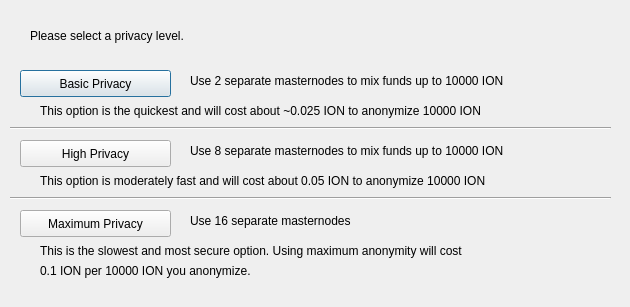
<?xml version="1.0" encoding="UTF-8"?>
<ui version="4.0">
 <class>ObfuscationConfig</class>
 <widget class="QDialog" name="ObfuscationConfig">
  <property name="geometry">
   <rect>
    <x>0</x>
    <y>0</y>
    <width>630</width>
    <height>307</height>
   </rect>
  </property>
  <property name="windowTitle">
   <string>Configure Obfuscation</string>
  </property>
  <widget class="QPushButton" name="buttonBasic">
   <property name="geometry">
    <rect>
     <x>20</x>
     <y>70</y>
     <width>151</width>
     <height>27</height>
    </rect>
   </property>
   <property name="text">
    <string>Basic Privacy</string>
   </property>
  </widget>
  <widget class="QPushButton" name="buttonHigh">
   <property name="geometry">
    <rect>
     <x>20</x>
     <y>140</y>
     <width>151</width>
     <height>27</height>
    </rect>
   </property>
   <property name="text">
    <string>High Privacy</string>
   </property>
  </widget>
  <widget class="QPushButton" name="buttonMax">
   <property name="geometry">
    <rect>
     <x>20</x>
     <y>210</y>
     <width>151</width>
     <height>27</height>
    </rect>
   </property>
   <property name="text">
    <string>Maximum Privacy</string>
   </property>
  </widget>
  <widget class="QLabel" name="label">
   <property name="geometry">
    <rect>
     <x>30</x>
     <y>20</y>
     <width>571</width>
     <height>31</height>
    </rect>
   </property>
   <property name="text">
    <string>Please select a privacy level.</string>
   </property>
  </widget>
  <widget class="QLabel" name="label_2">
   <property name="geometry">
    <rect>
     <x>190</x>
     <y>70</y>
     <width>421</width>
     <height>21</height>
    </rect>
   </property>
   <property name="text">
    <string>Use 2 separate masternodes to mix funds up to 10000 ION</string>
   </property>
  </widget>
  <widget class="QLabel" name="label_3">
   <property name="geometry">
    <rect>
     <x>190</x>
     <y>140</y>
     <width>411</width>
     <height>21</height>
    </rect>
   </property>
   <property name="text">
    <string>Use 8 separate masternodes to mix funds up to 10000 ION</string>
   </property>
  </widget>
  <widget class="QLabel" name="label_4">
   <property name="geometry">
    <rect>
     <x>190</x>
     <y>210</y>
     <width>421</width>
     <height>21</height>
    </rect>
   </property>
   <property name="text">
    <string>Use 16 separate masternodes</string>
   </property>
  </widget>
  <widget class="QLabel" name="label_6">
   <property name="geometry">
    <rect>
     <x>40</x>
     <y>100</y>
     <width>561</width>
     <height>21</height>
    </rect>
   </property>
   <property name="text">
    <string>This option is the quickest and will cost about ~0.025 ION to anonymize 10000 ION</string>
   </property>
  </widget>
  <widget class="QLabel" name="label_7">
   <property name="geometry">
    <rect>
     <x>40</x>
     <y>170</y>
     <width>561</width>
     <height>21</height>
    </rect>
   </property>
   <property name="text">
    <string>This option is moderately fast and will cost about 0.05 ION to anonymize 10000 ION</string>
   </property>
  </widget>
  <widget class="QLabel" name="label_8">
   <property name="geometry">
    <rect>
     <x>40</x>
     <y>240</y>
     <width>561</width>
     <height>21</height>
    </rect>
   </property>
   <property name="text">
    <string>This is the slowest and most secure option. Using maximum anonymity will cost</string>
   </property>
  </widget>
  <widget class="QLabel" name="label_9">
   <property name="geometry">
    <rect>
     <x>40</x>
     <y>260</y>
     <width>561</width>
     <height>21</height>
    </rect>
   </property>
   <property name="text">
    <string>0.1 ION per 10000 ION you anonymize.</string>
   </property>
  </widget>
  <widget class="Line" name="line">
   <property name="geometry">
    <rect>
     <x>10</x>
     <y>120</y>
     <width>601</width>
     <height>16</height>
    </rect>
   </property>
   <property name="orientation">
    <enum>Qt::Horizontal</enum>
   </property>
  </widget>
  <widget class="Line" name="line_2">
   <property name="geometry">
    <rect>
     <x>10</x>
     <y>190</y>
     <width>601</width>
     <height>16</height>
    </rect>
   </property>
   <property name="orientation">
    <enum>Qt::Horizontal</enum>
   </property>
  </widget>
 </widget>
 <resources/>
 <connections/>
</ui>
